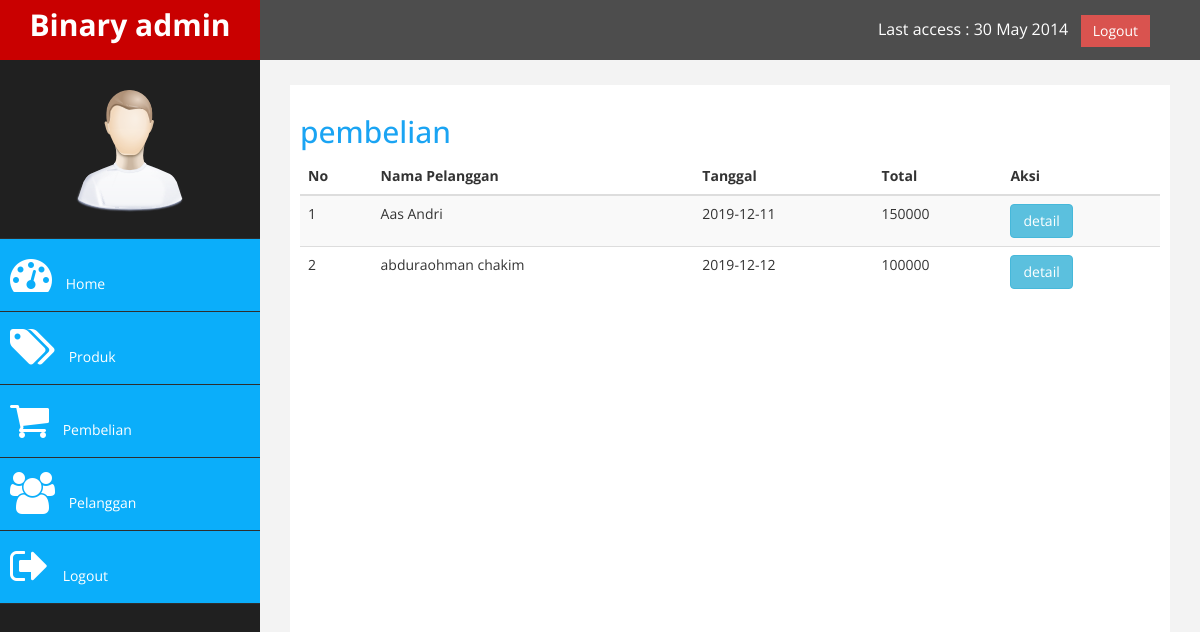
Page /admin/index.php?halaman=pembelian (signed in) on the committed database.
### tables this page shows
CREATE TABLE `pembelian` (
  `id_pembelian` int(11) NOT NULL,
  `id_pelanggan` int(11) NOT NULL,
  `tanggal_pembelian` date NOT NULL,
  `total_pembelian` int(11) NOT NULL
);

CREATE TABLE `pelanggan` (
  `id_pelanggan` int(11) NOT NULL,
  `email_pelanggan` varchar(100) NOT NULL,
  `password_pelanggan` varchar(50) NOT NULL,
  `nama_pelanggan` varchar(100) NOT NULL,
  `telepon_pelanggan` varchar(25) NOT NULL
);

### admin/pembelian.php (the view)
<h2>pembelian</h2>
<table class="table table-striped">
    <thead>
        <tr>
            <th>No</th>
            <th>Nama Pelanggan</th>
            <th>Tanggal</th>
            <th>Total</th>
            <th>Aksi</th>
        </tr>
    </thead>
    <tbody>
        <?php $nomor=1; ?>
        <?php $ambil=$koneksi->query("SELECT * FROM pembelian JOIN pelanggan  ON pembelian.id_pelanggan=pelanggan.id_pelanggan"); ?>
        <?php while($pecah = $ambil->fetch_assoc()){ ?>
        <tr>
            <td><?php echo $nomor?></td>
            <td><?php echo $pecah['nama_pelanggan']; ?></td>
            <td><?php echo $pecah['tanggal_pembelian']; ?></td>
            <td><?php echo $pecah['total_pembelian']; ?></td>
            <td>
                <a href="index.php?halaman=detail&id=<?php echo $pecah['id_pembelian']; ?>" class="btn btn-info" >detail</a>
            </td>
        </tr>
        <?php $nomor++; ?>
        <?php } ?>
    </tbody>
</table>

### admin/assets/css/custom.css (style rules this page uses)
body { font-family: 'Open Sans', sans-serif; }
h2 { color: rgb(26, 164, 243); }

### rows in the picture
pembelian: id_pelanggan.nama_pelanggan "Aas Andri", tanggal_pembelian "2019-12-11", total_pembelian "150000"
pembelian: id_pelanggan.nama_pelanggan "abduraohman chakim", tanggal_pembelian "2019-12-12", total_pembelian "100000"
